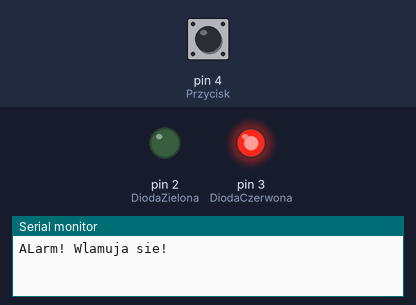
The sketch below on a simulated Arduino Uno, built with avr-gcc and run on an emulated ATmega328P. Shown: output pins drawn as LEDs (lit = HIGH), the last lines printed to the serial monitor. The inputs (shaded band) are chosen by the test bench; at power-on: pin 4 (Przycisk) HIGH.

Above: at 1.2 s.
1.3 s: pin 4 (Przycisk) pulled LOW for 0.15 s
At 1.38 s:
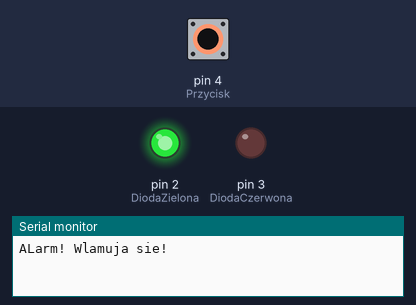
2.9 s: pin 4 (Przycisk) pulled LOW for 3.2 s
At 7.3 s:
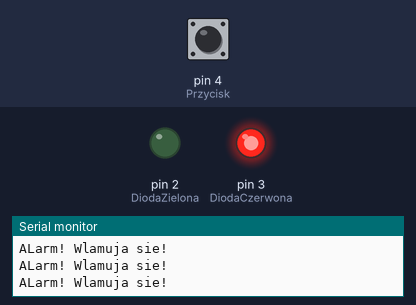
Timing chart, 0 to 8.8 s (numbered marks = the images above; inputs shaded):
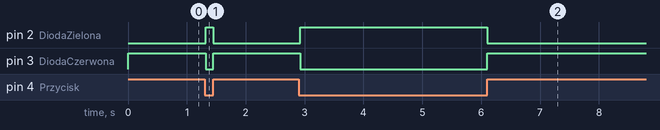

Measured:
- after the input at 1.3 s, pin 2 (DiodaZielona): LOW → HIGH at once, → LOW 0.12 s later; pin 3 (DiodaCzerwona): HIGH → LOW at once, → HIGH 0.12 s later
- after the input at 2.9 s, pin 2 (DiodaZielona): LOW → HIGH at once, → LOW 3.2 s later; pin 3 (DiodaCzerwona): HIGH → LOW at once, → HIGH 3.2 s later

The sketch:

_3._Okno.ino
```cpp
#define DiodaZielona 2
#define DiodaCzerwona 3
#define Przycisk 4

void setup() {
pinMode(DiodaZielona, OUTPUT); //Zielona
pinMode(DiodaCzerwona, OUTPUT); //Czerwona
pinMode(4, INPUT_PULLUP);

Serial.begin(9600);

}

void loop() {
if(digitalRead(Przycisk)==LOW)
  {
    digitalWrite(DiodaZielona, HIGH);
    digitalWrite(DiodaCzerwona, LOW);
  }
else
  {
    digitalWrite(DiodaZielona, LOW);
    digitalWrite(DiodaCzerwona, HIGH);
    Serial.println("ALarm! Wlamuja sie!");
    while(digitalRead(Przycisk)==HIGH){};
    delay(25);
  }

}
```
